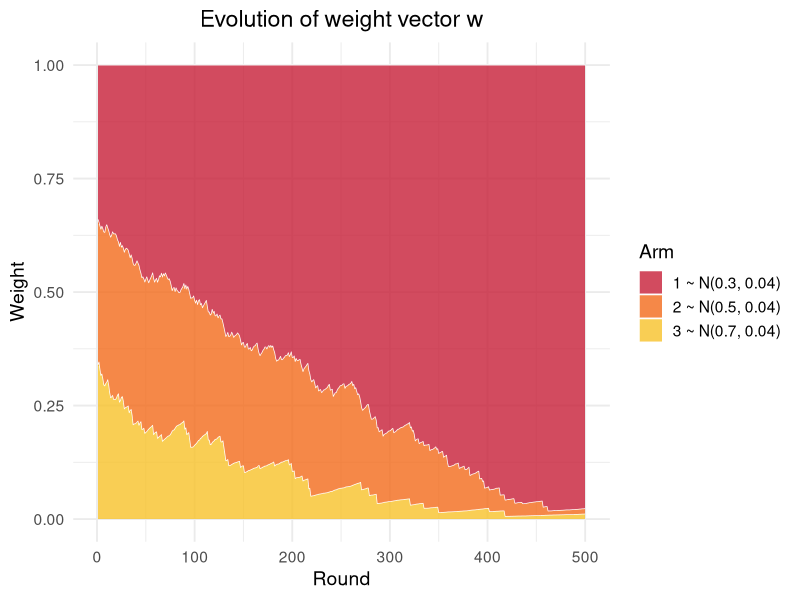
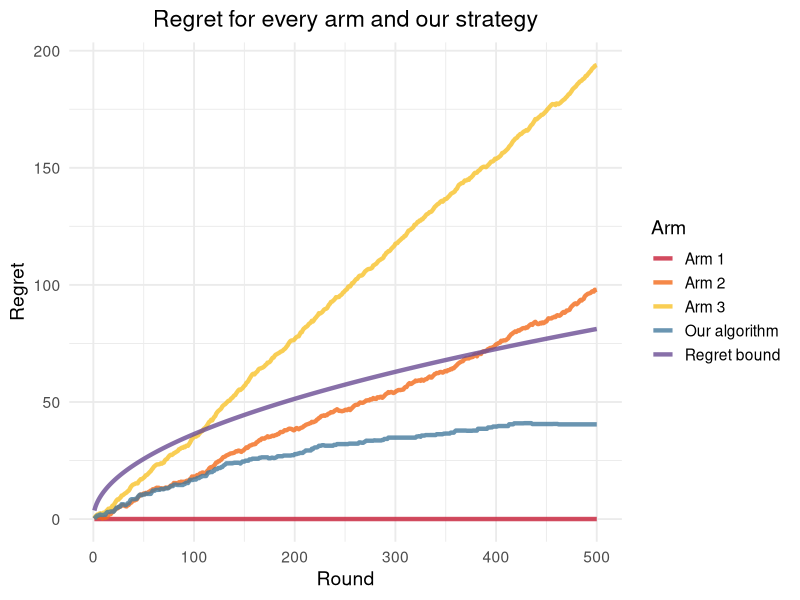

R code for these plots, in order:

library(dplyr)
library(tidyr)
library(ggplot2)


set.seed(42)

d <- 3
T <- 500

eta <- sqrt(log(d)/(T*d))

w <- rep(1/d, d)

cost_arm_1 <- pmax(pmin(rnorm(T, mean = 0.3, sd = 0.2), 1), 0)
cost_arm_2 <- pmax(pmin(rnorm(T, mean = 0.5, sd = 0.2), 1), 0)
cost_arm_3 <- pmax(pmin(rnorm(T, mean = 0.7, sd = 0.2), 1), 0)
cost_mat <- matrix(data = c(cost_arm_1, cost_arm_2, cost_arm_3), nrow = T, ncol = d)

w_history <- matrix(NA, nrow = T, ncol = d)
arm_chosen <- numeric(T)

sample_arm <- function(weights) {
  sample(1:d, size = 1, prob = weights)
}

for (t in 1:T) {
  pt <- sample_arm(w)
  
  loss <- cost_mat[t, pt]
  
  w_tilde <- w
  w_tilde[pt] <- w[pt] * exp(-eta * loss / w[pt])
  w <- w_tilde / sum(w_tilde)
  
  arm_chosen[t] <- pt
  
  w_history[t, ] <- w
}

# Weight Plot

w_df <- as.data.frame(w_history)
w_df$round <- 1:nrow(w_df)

w_long <- w_df %>%
  pivot_longer(cols = -round,
               names_to = "arm",
               values_to = "weight") %>%
  mutate(arm = factor(arm))

sim_plot_stacked <- ggplot(w_long, aes(x = round, y = weight, fill = arm)) +
  geom_area(alpha = 0.8, linewidth = 0.25, color = "white") +
  scale_fill_manual(values = c("#C71F37", "#F26A1B", "#F7C12A"),
                    labels = c("1 ~ N(0.3, 0.04)", "2 ~ N(0.5, 0.04)", "3 ~ N(0.7, 0.04)")) +
  labs(
    title = "Evolution of weight vector w",
    x = "Round",
    y = "Weight",
    fill = "Arm"
  ) +
  theme_minimal(base_size = 14) +
  theme(plot.title = element_text(hjust = 0.5))

ggsave("Code_Sim_Weight.png", sim_plot_stacked, width = 12, height = 6, dpi = 800)


## Line Plot


cost_df <- as.data.frame(cost_mat)
cost_df <- cbind(cost_df, cost_mat[cbind(1:T, arm_chosen)])

cost_df <- cost_df - cost_mat[, 1]

cost_df <- as.data.frame(apply(cost_df, 2, cumsum))
cost_df <- cbind(1:T, cost_df)
cost_df <- cbind(cost_df, 2 * sqrt(d*log(d)*1:T))
colnames(cost_df) <- c("Round", "Arm 1", "Arm 2", "Arm 3", "Our algorithm", "Regret bound")

cost_df <- pivot_longer(cost_df, cols = -Round, names_to = "Arm", values_to = "Regret")

sim_plot_line <- ggplot(cost_df, aes(x = Round, y = Regret, color = Arm)) +
  geom_line(linewidth = 1.5, alpha = 0.8) +
  scale_color_manual(values = c("#C71F37", "#F26A1B", "#F7C12A", "#457B9D", "#6A4C93")) +
  labs(title = "Regret for every arm and our strategy") +
  theme_minimal(base_size = 14) +
  theme(plot.title = element_text(hjust = 0.5))

ggsave("Code_Sim_Regret.png", sim_plot_line, width = 12, height = 6, dpi = 800)


